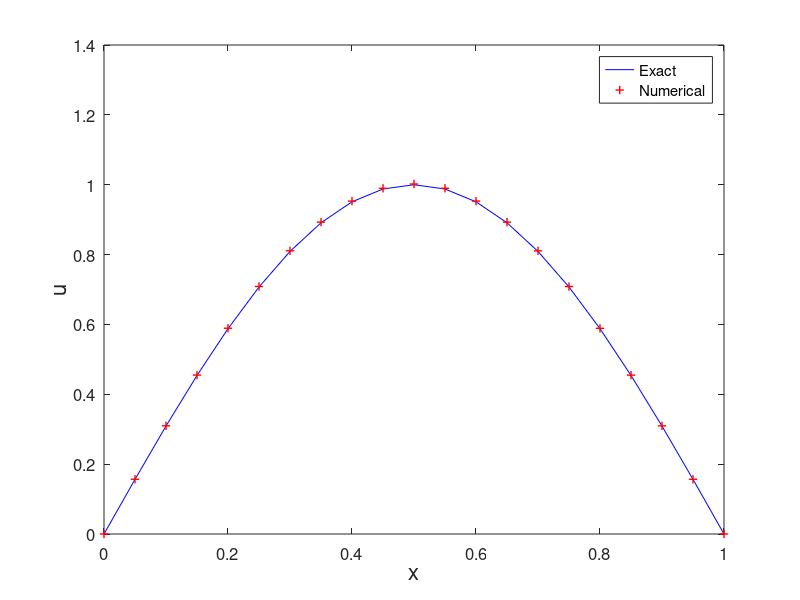

This chart was generated by the following MATLAB code:
% fdm1d1.m
% finite difference method for 1D problem
% -u''+u'=pi^2*sin(pi*x)+pi*cos(pi*x) in [0,1]
% u(0)=0, u(1)=0 ;
% exact solution: u=sin(pi*x)
clear all; close all;
h=0.05;
x=0:h:1;
N=length(x)-1;
A=diag((2/h^2)*ones(N-1,1))...
    +diag((1/(2*h)-1/h^2)*ones(N-2,1),1)...
    +diag((-1/(2*h)-1/h^2)*ones(N-2,1),-1);
b=pi^2*sin(pi*x(2:N))+pi*cos(pi*x(2:N));
un=A\b';
un=[0;un;0];
ue=sin(pi*x)';
plot(x,ue,'b-',x,un,'r+','LineWidth',1)
Error=max(abs(un-ue))
legend('Exact','Numerical','location','NorthEast')
%title('Finite Difference Method','fontsize',12)
set(gca,'fontsize',12)
xlabel('x','fontsize',16), ylabel('u','fontsize',16)

% print -dpng -r600 fdm1d1.png
% print -depsc2 fdm1d1.eps
